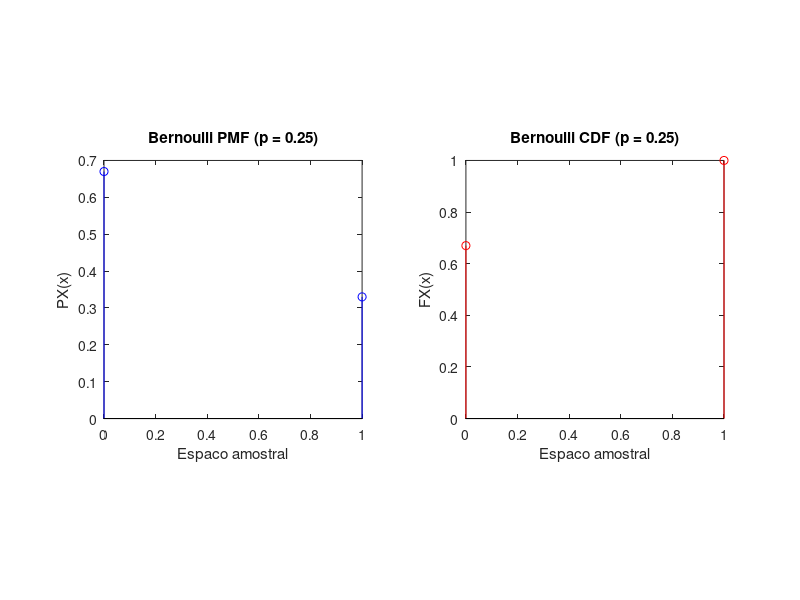

The MATLAB source for this figure:
clear all clf clf

% Função para calcular a função de densidade de probabilidade (pdf) de uma variável aleatória bernoulli
function pv=bernoullipmf(p,x)
  % input: probabilidade p de sucesso de uma variavel aleatoria e vetor x de amostras
  % output: vetor pv, onde pv é: PX (x(i))

  %se x == 0, pv = 1-p, se x == 1, pv = p
  pv=(1-p)*(x==0) + p*(x==1);
  pv=pv(:);
endfunction

% Função para calcular a função de distribuição cumulativa (cdf) de uma variável aleatória bernoulli
function cdf=bernoullicdf(p,x)
  % input: probabilidade p de sucesso de uma variavel aleatoria e vetor x de amostras
  % output: vetor pv, onde pv(i)=Prob[X<=x(i)] (FX (x(i)))

  x=floor(x(:));
  allx=0:1;
  allcdf=cumsum(bernoullipmf(p,allx)); %soma cumulativa
  okx=(x>=0);                          %se x_i < 0, x_i = 0. x_i = 1 caso contrario
  x=(okx.*x);                          %seta os valores de x < 0 para 0
  cdf= okx.*allcdf(x + 1);
endfunction

% Função para gerar um vetor de amostras de uma variável aleatória bernoulli
function x=bernoullirv(p,m)
  % input: probabilidade p e quantidade de amostras m
  % output: m amostras bernoulli (p) rv (variavel aleatoria)

  r=rand(m,1);
  x=(r>=(1-p)); %se r_i for maior ou igual que 1-p, x_i = 1. x_i = 0 caso contrario
endfunction

% Função para calcular o valor esperado de uma variável aleatória
function E = expectedValue(sx, px)
  v = sx .* px;
  E = sum(v);
endfunction

% Espaço amostral e parametro
p = 0.33;
x = 0:1;

% Calculos da PMF e CDF
px = bernoullipmf(p, x);
fx = bernoullicdf(p, x);

% Valor esperado
E = expectedValue(x, px)

% Plot da PMF
figure(1);
subplot(1,2,1);
stem(x, px, 'b');
title("Bernoulli PMF (p = 0.25)");
xlabel("Espaco amostral");
ylabel("PX(x)");
axis square

% Plot da CDF
figure(1);
subplot(1,2,2);
stem(x, fx, 'r');
title("Bernoulli CDF (p = 0.25)");
xlabel("Espaco amostral");
ylabel("FX(x)");
axis square
